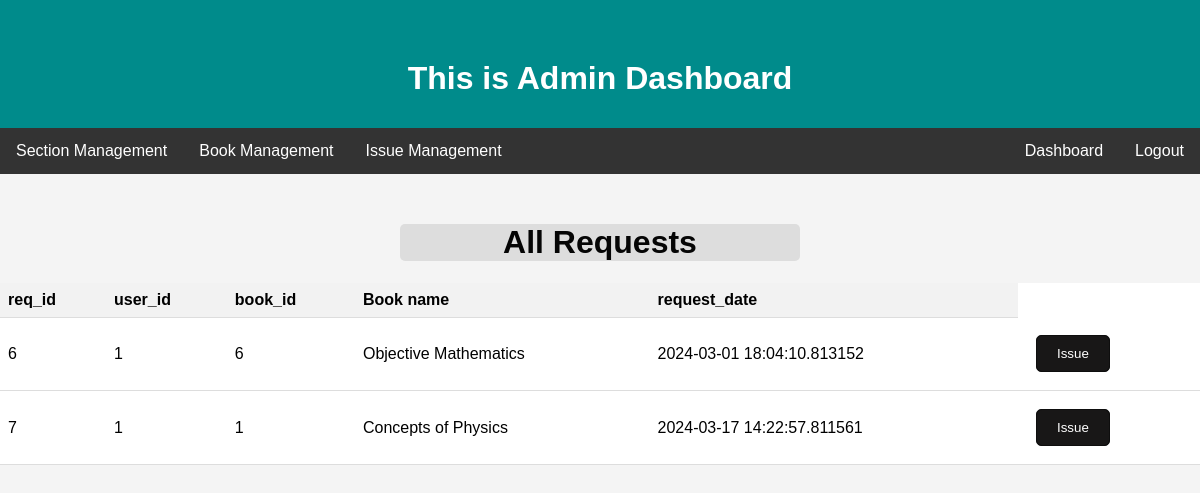
Page /issue_books (signed in) on the committed database.
### application/models.py (models this page shows, shortened)
class requested_book(db.Model):
    req_id = db.Column(db.Integer, primary_key=True, autoincrement=True)
    user_id = db.Column(db.Integer, db.ForeignKey('user.user_id'), nullable=False)
    book_id = db.Column(db.Integer, db.ForeignKey('book.book_id'), nullable=False)
    request_date = db.Column(db.DateTime, nullable=False)

class Book(db.Model):
    book_id = db.Column(db.Integer, primary_key=True, autoincrement=True)
    name = db.Column(db.String(80), unique=True, nullable=False)
    section_name = db.Column(db.String(80), nullable=False)
    author_name = db.Column(db.String(80),  nullable=False)
    publisher_name = db.Column(db.String(80), nullable=False)
    description = db.Column(db.String(120), unique=True, nullable=False)
    date_created = db.Column(db.DateTime, nullable=False)
    price = db.Column(db.Integer, nullable=False)
    keywords = db.Column(db.String(80), unique=True, nullable=False)

### application/routes.py (the view, shortened to what this page needs)
@app.route('/issue_books',methods=['GET','POST'])
def issue_books():
    if not session.get('user'):
        return redirect(url_for('login'))
    if session.get('user')['role'] != 'admin':
        return redirect(url_for('login'))
    req_info = db.session.query(requested_book,Book).join(Book,requested_book.book_id==Book.book_id).all()
    return render_template('requests.html',requests=req_info)

### templates/requests.html (shortened to what this page needs)
<!DOCTYPE html>
<html lang="en">
<head>
</head>
<body>
    <header>
        <h1>This is Admin Dashboard</h1>
    </header>
    <nav>
        <div class="dropdown">
            <button class="dropbtn">Section Management</button>
        </div>
        <div class="dropdown">
            <button class="dropbtn">Book Management</button>
        </div>
        <div class="dropdown">
            <button class="dropbtn">Issue Management</button>
        </div>
        <div class="logout"><a href="/logout">Logout</a></div>
        <div class="logout"><a href="/admin">Dashboard</a></div>
    </nav>
    <h1 class="heading">All Requests</h1>
    <table>
        <tr>
            <th>req_id</th>
            <th>user_id</th>
            <th>book_id</th>
            <th>Book name</th>
            <th>request_date</th>
        </tr>
        {% for request,book in requests %}
        <tr>
            <td>{{request['req_id']}}</td>
            <td>{{request['user_id']}}</td>
            <td>{{request['book_id']}}</td>
            <td>{{book['name']}}</td>
            <td>{{request['request_date']}}</td>
            <td><form action="/issue_books" method="POST"><input type="submit" value="Issue"></form></td>
        </tr>
        {% endfor %}
    </table>
</body>
</html>

### rows in the picture
requested_book: req_id "6", user_id "1", book_id "6", name "Objective Mathematics", request_date "2024-03-01 18:04:10.813152"
requested_book: req_id "7", user_id "1", book_id "1", name "Concepts of Physics", request_date "2024-03-17 14:22:57.811561"
